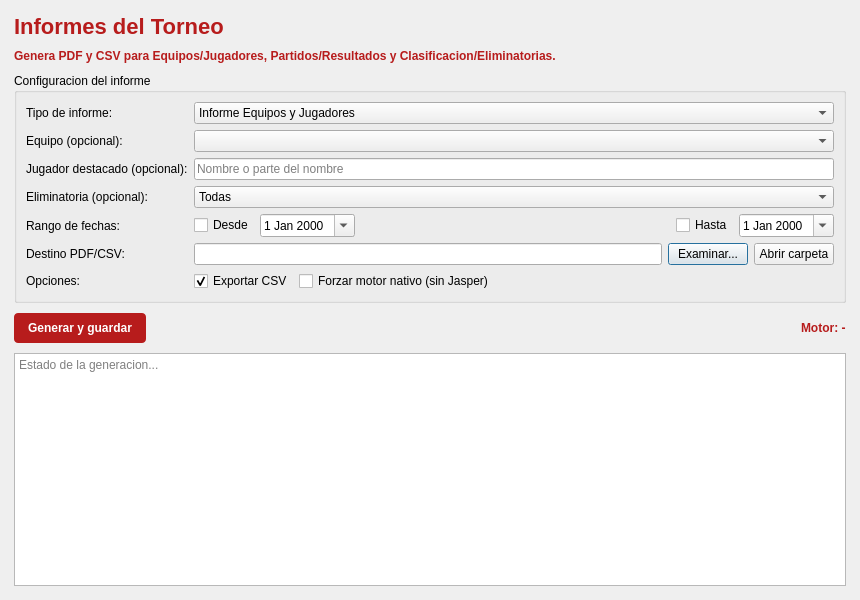
<?xml version="1.0" encoding="UTF-8"?>
<ui version="4.0">
 <class>ReportsWindow</class>
 <widget class="QDialog" name="ReportsWindow">
  <property name="geometry">
   <rect>
    <x>0</x>
    <y>0</y>
    <width>860</width>
    <height>600</height>
   </rect>
  </property>
  <property name="windowTitle">
   <string>Centro de Informes</string>
  </property>
  <layout class="QVBoxLayout" name="verticalLayout">
   <property name="leftMargin">
    <number>14</number>
   </property>
   <property name="topMargin">
    <number>14</number>
   </property>
   <property name="rightMargin">
    <number>14</number>
   </property>
   <property name="bottomMargin">
    <number>14</number>
   </property>
   <property name="spacing">
    <number>10</number>
   </property>
   <item>
    <widget class="QLabel" name="label_title">
     <property name="styleSheet">
      <string notr="true">font-size: 22px; font-weight: bold; color: #b71c1c;</string>
     </property>
     <property name="text">
      <string>Informes del Torneo</string>
     </property>
    </widget>
   </item>
   <item>
   <widget class="QLabel" name="label_desc">
     <property name="styleSheet">
      <string notr="true">color: #b71c1c; font-weight: 600;</string>
     </property>
     <property name="text">
      <string>Genera PDF y CSV para Equipos/Jugadores, Partidos/Resultados y Clasificacion/Eliminatorias.</string>
     </property>
     <property name="wordWrap">
      <bool>true</bool>
     </property>
    </widget>
   </item>
   <item>
    <widget class="QGroupBox" name="groupBox">
     <property name="title">
      <string>Configuracion del informe</string>
     </property>
     <layout class="QFormLayout" name="formLayout">
      <property name="labelAlignment">
       <set>Qt::AlignLeading|Qt::AlignLeft|Qt::AlignVCenter</set>
      </property>
      <item row="0" column="0">
       <widget class="QLabel" name="label_tipo">
        <property name="text">
         <string>Tipo de informe:</string>
        </property>
       </widget>
      </item>
      <item row="0" column="1">
       <widget class="QComboBox" name="combo_report">
        <item>
         <property name="text">
          <string>Informe Equipos y Jugadores</string>
         </property>
        </item>
        <item>
         <property name="text">
          <string>Informe Partidos y Resultados</string>
         </property>
        </item>
        <item>
         <property name="text">
          <string>Informe Clasificacion y Eliminatorias</string>
         </property>
        </item>
       </widget>
      </item>
      <item row="1" column="0">
       <widget class="QLabel" name="label_equipo">
        <property name="text">
         <string>Equipo (opcional):</string>
        </property>
       </widget>
      </item>
      <item row="1" column="1">
       <widget class="QComboBox" name="combo_equipo"/>
      </item>
      <item row="2" column="0">
       <widget class="QLabel" name="label_jugador">
        <property name="text">
         <string>Jugador destacado (opcional):</string>
        </property>
       </widget>
      </item>
      <item row="2" column="1">
       <widget class="QLineEdit" name="input_jugador_destacado">
        <property name="placeholderText">
         <string>Nombre o parte del nombre</string>
        </property>
       </widget>
      </item>
      <item row="3" column="0">
       <widget class="QLabel" name="label_eliminatoria">
        <property name="text">
         <string>Eliminatoria (opcional):</string>
        </property>
       </widget>
      </item>
      <item row="3" column="1">
       <widget class="QComboBox" name="combo_eliminatoria">
        <item>
         <property name="text">
          <string>Todas</string>
         </property>
        </item>
        <item>
         <property name="text">
          <string>Octavos</string>
         </property>
        </item>
        <item>
         <property name="text">
          <string>Cuartos</string>
         </property>
        </item>
        <item>
         <property name="text">
          <string>Semifinal</string>
         </property>
        </item>
        <item>
         <property name="text">
          <string>Final</string>
         </property>
        </item>
       </widget>
      </item>
      <item row="4" column="0">
       <widget class="QLabel" name="label_fechas">
        <property name="text">
         <string>Rango de fechas:</string>
        </property>
       </widget>
      </item>
      <item row="4" column="1">
       <widget class="QWidget" name="widget_fechas" native="true">
        <layout class="QHBoxLayout" name="horizontalLayout_fechas">
         <property name="leftMargin">
          <number>0</number>
         </property>
         <property name="topMargin">
          <number>0</number>
         </property>
         <property name="rightMargin">
          <number>0</number>
         </property>
         <property name="bottomMargin">
          <number>0</number>
         </property>
         <item>
          <widget class="QCheckBox" name="chk_fecha_desde">
           <property name="text">
            <string>Desde</string>
           </property>
          </widget>
         </item>
         <item>
          <widget class="QDateEdit" name="date_desde">
           <property name="calendarPopup">
            <bool>true</bool>
           </property>
          </widget>
         </item>
         <item>
          <spacer name="horizontalSpacer">
           <property name="orientation">
            <enum>Qt::Horizontal</enum>
           </property>
           <property name="sizeHint" stdset="0">
            <size>
             <width>12</width>
             <height>20</height>
            </size>
           </property>
          </spacer>
         </item>
         <item>
          <widget class="QCheckBox" name="chk_fecha_hasta">
           <property name="text">
            <string>Hasta</string>
           </property>
          </widget>
         </item>
         <item>
          <widget class="QDateEdit" name="date_hasta">
           <property name="calendarPopup">
            <bool>true</bool>
           </property>
          </widget>
         </item>
        </layout>
       </widget>
      </item>
      <item row="5" column="0">
       <widget class="QLabel" name="label_destino">
        <property name="text">
         <string>Destino PDF/CSV:</string>
        </property>
       </widget>
      </item>
      <item row="5" column="1">
       <widget class="QWidget" name="widget_destino" native="true">
        <layout class="QHBoxLayout" name="horizontalLayout_destino">
         <property name="leftMargin">
          <number>0</number>
         </property>
         <property name="topMargin">
          <number>0</number>
         </property>
         <property name="rightMargin">
          <number>0</number>
         </property>
         <property name="bottomMargin">
          <number>0</number>
         </property>
         <item>
          <widget class="QLineEdit" name="input_output_dir"/>
         </item>
         <item>
          <widget class="QPushButton" name="btn_browse">
           <property name="text">
            <string>Examinar...</string>
           </property>
          </widget>
         </item>
         <item>
          <widget class="QPushButton" name="btn_open_folder">
           <property name="text">
            <string>Abrir carpeta</string>
           </property>
          </widget>
         </item>
        </layout>
       </widget>
      </item>
      <item row="6" column="0">
       <widget class="QLabel" name="label_opciones">
        <property name="text">
         <string>Opciones:</string>
        </property>
       </widget>
      </item>
      <item row="6" column="1">
       <widget class="QWidget" name="widget_opciones" native="true">
        <layout class="QHBoxLayout" name="horizontalLayout_opciones">
         <property name="leftMargin">
          <number>0</number>
         </property>
         <property name="topMargin">
          <number>0</number>
         </property>
         <property name="rightMargin">
          <number>0</number>
         </property>
         <property name="bottomMargin">
          <number>0</number>
         </property>
         <item>
          <widget class="QCheckBox" name="chk_export_csv">
           <property name="text">
            <string>Exportar CSV</string>
           </property>
           <property name="checked">
            <bool>true</bool>
           </property>
          </widget>
         </item>
         <item>
          <widget class="QCheckBox" name="chk_force_native">
           <property name="text">
            <string>Forzar motor nativo (sin Jasper)</string>
           </property>
          </widget>
         </item>
         <item>
          <spacer name="horizontalSpacer_2">
           <property name="orientation">
            <enum>Qt::Horizontal</enum>
           </property>
           <property name="sizeHint" stdset="0">
            <size>
             <width>40</width>
             <height>20</height>
            </size>
           </property>
          </spacer>
         </item>
        </layout>
       </widget>
      </item>
     </layout>
    </widget>
   </item>
   <item>
    <layout class="QHBoxLayout" name="horizontalLayout_bottom">
     <item>
      <widget class="QPushButton" name="btn_generar">
       <property name="styleSheet">
        <string notr="true">QPushButton { background: #b71c1c; color: white; font-weight: bold; padding: 8px 14px; border-radius: 4px; }
QPushButton:hover { background: #d62828; }</string>
       </property>
       <property name="text">
        <string>Generar y guardar</string>
       </property>
      </widget>
     </item>
     <item>
      <spacer name="horizontalSpacer_3">
       <property name="orientation">
        <enum>Qt::Horizontal</enum>
       </property>
       <property name="sizeHint" stdset="0">
        <size>
         <width>40</width>
         <height>20</height>
        </size>
       </property>
      </spacer>
     </item>
     <item>
     <widget class="QLabel" name="lbl_engine">
       <property name="styleSheet">
        <string notr="true">font-weight: bold; color: #b71c1c;</string>
       </property>
       <property name="text">
        <string>Motor: -</string>
       </property>
      </widget>
     </item>
    </layout>
   </item>
   <item>
    <widget class="QPlainTextEdit" name="output_log">
     <property name="readOnly">
      <bool>true</bool>
     </property>
     <property name="placeholderText">
      <string>Estado de la generacion...</string>
     </property>
    </widget>
   </item>
  </layout>
 </widget>
 <resources/>
 <connections/>
</ui>
